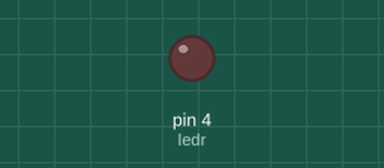
Recording of a sketch running on a simulated Arduino Uno, built with avr-gcc and run on an emulated ATmega328P. Shown: output pins drawn as LEDs (lit = HIGH).

Above: at 3.2 s.
At 12.8 s:
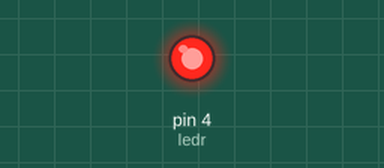
Timing chart, 0 to 33.3 s (numbered marks = the images above):
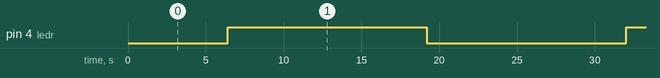

Measured:
- by itself, pin 4 (ledr): alternates HIGH for 12.8 s and LOW for 12.8 s

The sketch:

example_for_pwm_prop..ino
```cpp
  int ledr=4;
  int x;
  void setup(){
pinMode(ledr,OUTPUT);

}

void loop() {


for(x=0;x<=255;x++)
    {
      analogWrite(ledr,x);
      delay(50);
    }

    for(x=255;x>=0;x--)
    {
      analogWrite(ledr,x);
      delay(50);
    }
}
```
